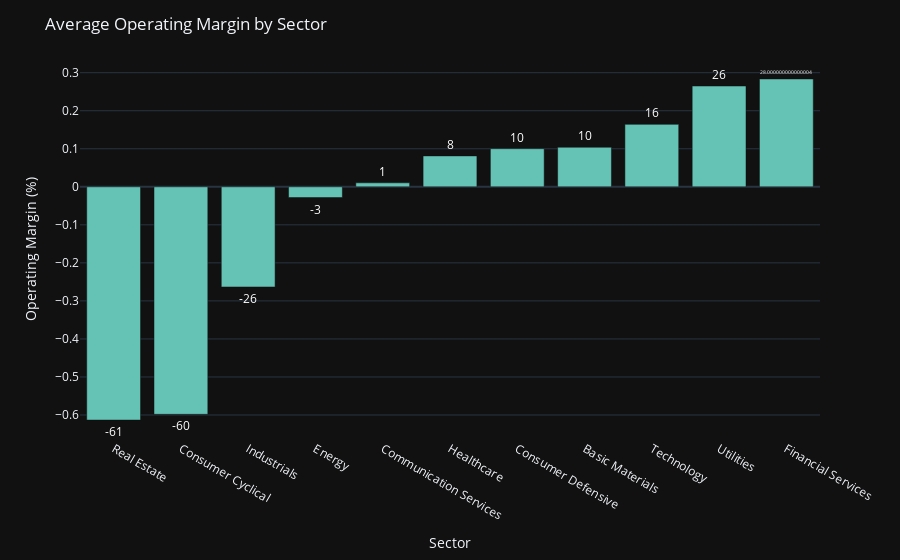

Notebook code for this chart:
### Markdown cell above
#### Profitability by Sector

### Code cell
sector_means = sector_means.sort_values(by=['operating_margins'], ascending=True)

fig_op_margin = px.bar(x=sector_means.index, y=sector_means['operating_margins'], color_discrete_sequence=['rgb(100, 195, 181)'], hover_name=sector_means.index)
fig_op_margin.update_traces(text=sector_means.operating_margins.round(2)*100, textposition='outside',textfont=dict(color='white'))
fig_op_margin.update_layout(title='Average Operating Margin by Sector', xaxis_title='Sector', yaxis_title='Operating Margin (%)', template = 'plotly_dark')
fig_op_margin.show()

### Figure 1 — Plotly figure (JSON) as saved in the notebook; plotly's stock layout.template omitted (floating-point values rounded to 4 significant figures)
{"data": [{"alignmentgroup": "True", "hovertemplate": "<b>%{hovertext}</b><br><br>x=%{x}<br>y=%{y}<extra></extra>", "hovertext": ["Real Estate", "Consumer Cyclical", "Industrials", "Energy", "Communication Services", "Healthcare", "Consumer Defensive", "Basic Materials", "Technology", "Utilities", "Financial Services"], "legendgroup": "", "marker": {"color": "rgb(100, 195, 181)", "pattern": {"shape": ""}}, "name": "", "offsetgroup": "", "orientation": "v", "showlegend": false, "text": [-61, -60, -26, -3, 1, 8, 10, 10, 16, 26, 28.0], "textfont": {"color": "white"}, "textposition": "outside", "type": "bar", "x": ["Real Estate", "Consumer Cyclical", "Industrials", "Energy", "Communication Services", "Healthcare", "Consumer Defensive", "Basic Materials", "Technology", "Utilities", "Financial Services"], "xaxis": "x", "y": [-0.6133, -0.5982, -0.2634, -0.02825, 0.01044, 0.08127, 0.1002, 0.104, 0.1642, 0.265, 0.2836], "yaxis": "y"}], "layout": {"barmode": "relative", "legend": {"tracegroupgap": 0}, "margin": {"t": 60}, "title": {"text": "Average Operating Margin by Sector"}, "xaxis": {"anchor": "y", "domain": [0, 1], "title": {"text": "Sector"}}, "yaxis": {"anchor": "x", "domain": [0, 1], "title": {"text": "Operating Margin (%)"}}}}
